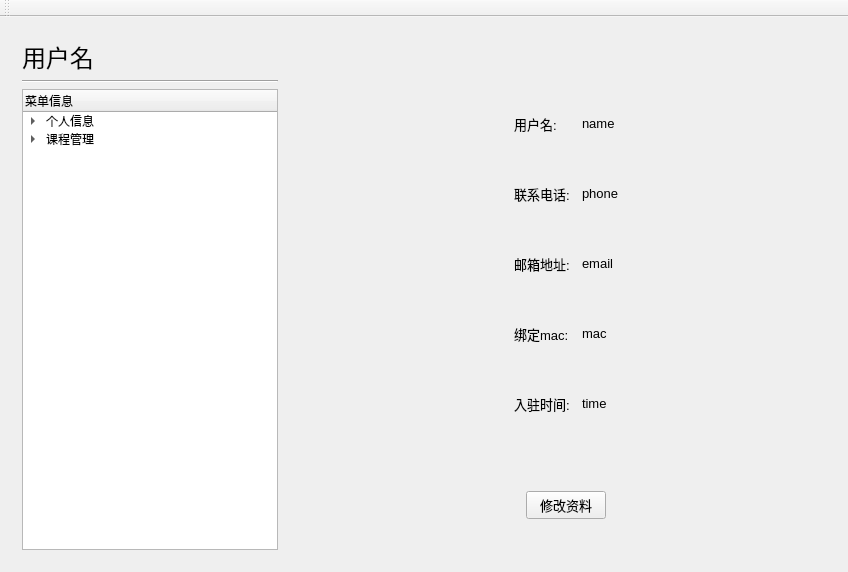
<?xml version="1.0" encoding="UTF-8"?>
<ui version="4.0">
 <class>MainWindow</class>
 <widget class="QMainWindow" name="MainWindow">
  <property name="geometry">
   <rect>
    <x>0</x>
    <y>0</y>
    <width>848</width>
    <height>572</height>
   </rect>
  </property>
  <property name="windowTitle">
   <string>MainWindow</string>
  </property>
  <widget class="QWidget" name="centralWidget">
   <layout class="QGridLayout" name="gridLayout_2">
    <item row="0" column="0">
     <widget class="QWidget" name="widget" native="true">
      <property name="sizePolicy">
       <sizepolicy hsizetype="Fixed" vsizetype="Expanding">
        <horstretch>0</horstretch>
        <verstretch>0</verstretch>
       </sizepolicy>
      </property>
      <property name="minimumSize">
       <size>
        <width>130</width>
        <height>0</height>
       </size>
      </property>
      <layout class="QGridLayout" name="gridLayout">
       <item row="2" column="0">
        <widget class="QTreeWidget" name="twSide">
         <property name="sizePolicy">
          <sizepolicy hsizetype="Expanding" vsizetype="Expanding">
           <horstretch>0</horstretch>
           <verstretch>0</verstretch>
          </sizepolicy>
         </property>
         <property name="autoExpandDelay">
          <number>-1</number>
         </property>
         <property name="itemsExpandable">
          <bool>true</bool>
         </property>
         <property name="expandsOnDoubleClick">
          <bool>true</bool>
         </property>
         <column>
          <property name="text">
           <string>菜单信息</string>
          </property>
         </column>
         <item>
          <property name="text">
           <string>个人信息</string>
          </property>
          <item>
           <property name="text">
            <string>用户信息</string>
           </property>
          </item>
         </item>
         <item>
          <property name="text">
           <string>课程管理</string>
          </property>
          <item>
           <property name="text">
            <string>创建课程</string>
           </property>
          </item>
          <item>
           <property name="text">
            <string>课程情况</string>
           </property>
          </item>
         </item>
        </widget>
       </item>
       <item row="1" column="0">
        <widget class="Line" name="line">
         <property name="orientation">
          <enum>Qt::Horizontal</enum>
         </property>
        </widget>
       </item>
       <item row="0" column="0">
        <widget class="QLabel" name="labUserFlag">
         <property name="font">
          <font>
           <pointsize>18</pointsize>
          </font>
         </property>
         <property name="text">
          <string>用户名</string>
         </property>
        </widget>
       </item>
      </layout>
     </widget>
    </item>
    <item row="0" column="2">
     <widget class="QStackedWidget" name="swFunc">
      <property name="font">
       <font>
        <pointsize>10</pointsize>
       </font>
      </property>
      <property name="currentIndex">
       <number>0</number>
      </property>
      <widget class="QWidget" name="pUserInfo">
       <layout class="QVBoxLayout" name="verticalLayout_2">
        <item>
         <widget class="QWidget" name="widget_2" native="true">
          <layout class="QGridLayout" name="gridLayout_3">
           <item row="4" column="1" colspan="2">
            <widget class="QLabel" name="labMac">
             <property name="sizePolicy">
              <sizepolicy hsizetype="Preferred" vsizetype="Fixed">
               <horstretch>0</horstretch>
               <verstretch>0</verstretch>
              </sizepolicy>
             </property>
             <property name="text">
              <string>绑定mac:</string>
             </property>
            </widget>
           </item>
           <item row="1" column="1" colspan="2">
            <widget class="QLabel" name="labName">
             <property name="sizePolicy">
              <sizepolicy hsizetype="Preferred" vsizetype="Fixed">
               <horstretch>0</horstretch>
               <verstretch>0</verstretch>
              </sizepolicy>
             </property>
             <property name="text">
              <string>用户名:</string>
             </property>
             <property name="alignment">
              <set>Qt::AlignLeading|Qt::AlignLeft|Qt::AlignVCenter</set>
             </property>
            </widget>
           </item>
           <item row="1" column="0">
            <spacer name="horizontalSpacer">
             <property name="orientation">
              <enum>Qt::Horizontal</enum>
             </property>
             <property name="sizeHint" stdset="0">
              <size>
               <width>40</width>
               <height>20</height>
              </size>
             </property>
            </spacer>
           </item>
           <item row="2" column="1">
            <widget class="QLabel" name="labPhone">
             <property name="sizePolicy">
              <sizepolicy hsizetype="Preferred" vsizetype="Fixed">
               <horstretch>0</horstretch>
               <verstretch>0</verstretch>
              </sizepolicy>
             </property>
             <property name="text">
              <string>联系电话:</string>
             </property>
            </widget>
           </item>
           <item row="1" column="5">
            <spacer name="horizontalSpacer_2">
             <property name="orientation">
              <enum>Qt::Horizontal</enum>
             </property>
             <property name="sizeHint" stdset="0">
              <size>
               <width>40</width>
               <height>20</height>
              </size>
             </property>
            </spacer>
           </item>
           <item row="3" column="1" colspan="2">
            <widget class="QLabel" name="labEmail">
             <property name="sizePolicy">
              <sizepolicy hsizetype="Preferred" vsizetype="Fixed">
               <horstretch>0</horstretch>
               <verstretch>0</verstretch>
              </sizepolicy>
             </property>
             <property name="text">
              <string>邮箱地址:</string>
             </property>
            </widget>
           </item>
           <item row="1" column="3" colspan="2">
            <widget class="QLabel" name="labNameData">
             <property name="sizePolicy">
              <sizepolicy hsizetype="Preferred" vsizetype="Fixed">
               <horstretch>0</horstretch>
               <verstretch>0</verstretch>
              </sizepolicy>
             </property>
             <property name="text">
              <string>name</string>
             </property>
            </widget>
           </item>
           <item row="2" column="3" colspan="2">
            <widget class="QLabel" name="labPhoneData">
             <property name="sizePolicy">
              <sizepolicy hsizetype="Preferred" vsizetype="Fixed">
               <horstretch>0</horstretch>
               <verstretch>0</verstretch>
              </sizepolicy>
             </property>
             <property name="text">
              <string>phone</string>
             </property>
            </widget>
           </item>
           <item row="5" column="1" colspan="2">
            <widget class="QLabel" name="labRTime">
             <property name="sizePolicy">
              <sizepolicy hsizetype="Preferred" vsizetype="Fixed">
               <horstretch>0</horstretch>
               <verstretch>0</verstretch>
              </sizepolicy>
             </property>
             <property name="text">
              <string>入驻时间:</string>
             </property>
            </widget>
           </item>
           <item row="4" column="3" colspan="2">
            <widget class="QLabel" name="labMacData">
             <property name="sizePolicy">
              <sizepolicy hsizetype="Preferred" vsizetype="Fixed">
               <horstretch>0</horstretch>
               <verstretch>0</verstretch>
              </sizepolicy>
             </property>
             <property name="text">
              <string>mac</string>
             </property>
            </widget>
           </item>
           <item row="5" column="3" colspan="2">
            <widget class="QLabel" name="labRTimeData">
             <property name="sizePolicy">
              <sizepolicy hsizetype="Preferred" vsizetype="Fixed">
               <horstretch>0</horstretch>
               <verstretch>0</verstretch>
              </sizepolicy>
             </property>
             <property name="font">
              <font>
               <pointsize>10</pointsize>
              </font>
             </property>
             <property name="text">
              <string>time</string>
             </property>
            </widget>
           </item>
           <item row="3" column="3" colspan="2">
            <widget class="QLabel" name="labEmailData">
             <property name="sizePolicy">
              <sizepolicy hsizetype="Preferred" vsizetype="Fixed">
               <horstretch>0</horstretch>
               <verstretch>0</verstretch>
              </sizepolicy>
             </property>
             <property name="text">
              <string>email</string>
             </property>
            </widget>
           </item>
           <item row="0" column="1">
            <spacer name="verticalSpacer_2">
             <property name="orientation">
              <enum>Qt::Vertical</enum>
             </property>
             <property name="sizeType">
              <enum>QSizePolicy::Fixed</enum>
             </property>
             <property name="sizeHint" stdset="0">
              <size>
               <width>20</width>
               <height>20</height>
              </size>
             </property>
            </spacer>
           </item>
          </layout>
         </widget>
        </item>
        <item>
         <widget class="QWidget" name="widget_3" native="true">
          <property name="sizePolicy">
           <sizepolicy hsizetype="Preferred" vsizetype="Fixed">
            <horstretch>0</horstretch>
            <verstretch>0</verstretch>
           </sizepolicy>
          </property>
          <layout class="QHBoxLayout" name="horizontalLayout">
           <item>
            <spacer name="horizontalSpacer_4">
             <property name="orientation">
              <enum>Qt::Horizontal</enum>
             </property>
             <property name="sizeHint" stdset="0">
              <size>
               <width>40</width>
               <height>20</height>
              </size>
             </property>
            </spacer>
           </item>
           <item>
            <widget class="QPushButton" name="btnEditData">
             <property name="sizePolicy">
              <sizepolicy hsizetype="Preferred" vsizetype="Fixed">
               <horstretch>0</horstretch>
               <verstretch>0</verstretch>
              </sizepolicy>
             </property>
             <property name="text">
              <string>修改资料</string>
             </property>
            </widget>
           </item>
           <item>
            <spacer name="horizontalSpacer_3">
             <property name="orientation">
              <enum>Qt::Horizontal</enum>
             </property>
             <property name="sizeHint" stdset="0">
              <size>
               <width>40</width>
               <height>20</height>
              </size>
             </property>
            </spacer>
           </item>
          </layout>
         </widget>
        </item>
        <item>
         <spacer name="verticalSpacer">
          <property name="orientation">
           <enum>Qt::Vertical</enum>
          </property>
          <property name="sizeType">
           <enum>QSizePolicy::Fixed</enum>
          </property>
          <property name="sizeHint" stdset="0">
           <size>
            <width>20</width>
            <height>20</height>
           </size>
          </property>
         </spacer>
        </item>
       </layout>
      </widget>
      <widget class="QWidget" name="pCreCour">
       <layout class="QVBoxLayout" name="verticalLayout">
        <item>
         <widget class="QLabel" name="labTitel">
          <property name="sizePolicy">
           <sizepolicy hsizetype="Expanding" vsizetype="Fixed">
            <horstretch>0</horstretch>
            <verstretch>0</verstretch>
           </sizepolicy>
          </property>
          <property name="font">
           <font>
            <family>Algerian</family>
            <pointsize>16</pointsize>
            <weight>75</weight>
            <bold>true</bold>
           </font>
          </property>
          <property name="text">
           <string>添加课程</string>
          </property>
          <property name="alignment">
           <set>Qt::AlignCenter</set>
          </property>
         </widget>
        </item>
        <item>
         <widget class="QWidget" name="widget_4" native="true">
          <layout class="QGridLayout" name="gridLayout_5">
           <property name="bottomMargin">
            <number>5</number>
           </property>
           <item row="3" column="3">
            <widget class="QDateTimeEdit" name="dteCouTime1E"/>
           </item>
           <item row="9" column="3">
            <widget class="QRadioButton" name="rbtEveOthWe">
             <property name="text">
              <string>间隔一周</string>
             </property>
            </widget>
           </item>
           <item row="4" column="3">
            <widget class="QDateTimeEdit" name="dteCouTime2E"/>
           </item>
           <item row="2" column="2" colspan="2">
            <widget class="QLineEdit" name="leCouAdd"/>
           </item>
           <item row="5" column="0">
            <widget class="QLabel" name="labCouTime3">
             <property name="text">
              <string>第1周第三次上课时间</string>
             </property>
             <property name="alignment">
              <set>Qt::AlignRight|Qt::AlignTrailing|Qt::AlignVCenter</set>
             </property>
            </widget>
           </item>
           <item row="9" column="2">
            <widget class="QRadioButton" name="rbtEveWe">
             <property name="text">
              <string>每周</string>
             </property>
            </widget>
           </item>
           <item row="5" column="2">
            <widget class="QDateTimeEdit" name="dteCouTime3S"/>
           </item>
           <item row="3" column="0">
            <widget class="QLabel" name="labCouTime1">
             <property name="sizePolicy">
              <sizepolicy hsizetype="Preferred" vsizetype="Preferred">
               <horstretch>0</horstretch>
               <verstretch>0</verstretch>
              </sizepolicy>
             </property>
             <property name="text">
              <string>第1周第一次上课时间</string>
             </property>
             <property name="alignment">
              <set>Qt::AlignRight|Qt::AlignTrailing|Qt::AlignVCenter</set>
             </property>
            </widget>
           </item>
           <item row="6" column="0">
            <widget class="QLabel" name="labCouTime4">
             <property name="text">
              <string>第1周第四次上课时间</string>
             </property>
             <property name="alignment">
              <set>Qt::AlignRight|Qt::AlignTrailing|Qt::AlignVCenter</set>
             </property>
            </widget>
           </item>
           <item row="2" column="0">
            <widget class="QLabel" name="labCouAdd">
             <property name="text">
              <string>课程地点</string>
             </property>
             <property name="alignment">
              <set>Qt::AlignRight|Qt::AlignTrailing|Qt::AlignVCenter</set>
             </property>
            </widget>
           </item>
           <item row="4" column="2">
            <widget class="QDateTimeEdit" name="dteCouTime2S"/>
           </item>
           <item row="3" column="2">
            <widget class="QDateTimeEdit" name="dteCouTime1S"/>
           </item>
           <item row="4" column="0">
            <widget class="QLabel" name="labCouTime2">
             <property name="sizePolicy">
              <sizepolicy hsizetype="Preferred" vsizetype="Preferred">
               <horstretch>0</horstretch>
               <verstretch>0</verstretch>
              </sizepolicy>
             </property>
             <property name="text">
              <string>第1周第二次上课时间</string>
             </property>
             <property name="alignment">
              <set>Qt::AlignRight|Qt::AlignTrailing|Qt::AlignVCenter</set>
             </property>
            </widget>
           </item>
           <item row="10" column="2">
            <widget class="QSpinBox" name="sbCouWeeks">
             <property name="sizePolicy">
              <sizepolicy hsizetype="Fixed" vsizetype="Fixed">
               <horstretch>0</horstretch>
               <verstretch>0</verstretch>
              </sizepolicy>
             </property>
            </widget>
           </item>
           <item row="0" column="1">
            <spacer name="horizontalSpacer_7">
             <property name="orientation">
              <enum>Qt::Horizontal</enum>
             </property>
             <property name="sizeType">
              <enum>QSizePolicy::Fixed</enum>
             </property>
             <property name="sizeHint" stdset="0">
              <size>
               <width>10</width>
               <height>20</height>
              </size>
             </property>
            </spacer>
           </item>
           <item row="9" column="0">
            <widget class="QLabel" name="labCouFre">
             <property name="text">
              <string>每/间隔一周上课</string>
             </property>
             <property name="alignment">
              <set>Qt::AlignRight|Qt::AlignTrailing|Qt::AlignVCenter</set>
             </property>
            </widget>
           </item>
           <item row="0" column="0">
            <widget class="QLabel" name="labCouName">
             <property name="sizePolicy">
              <sizepolicy hsizetype="Preferred" vsizetype="Fixed">
               <horstretch>0</horstretch>
               <verstretch>0</verstretch>
              </sizepolicy>
             </property>
             <property name="text">
              <string>课程名</string>
             </property>
             <property name="alignment">
              <set>Qt::AlignRight|Qt::AlignTrailing|Qt::AlignVCenter</set>
             </property>
            </widget>
           </item>
           <item row="5" column="3">
            <widget class="QDateTimeEdit" name="dteCouTime3E"/>
           </item>
           <item row="10" column="0">
            <widget class="QLabel" name="labCouWeeks">
             <property name="text">
              <string>共创建多少周课程</string>
             </property>
             <property name="alignment">
              <set>Qt::AlignRight|Qt::AlignTrailing|Qt::AlignVCenter</set>
             </property>
            </widget>
           </item>
           <item row="8" column="0">
            <widget class="QLabel" name="labCouTime5">
             <property name="text">
              <string>第1周第五次上课时间</string>
             </property>
             <property name="alignment">
              <set>Qt::AlignRight|Qt::AlignTrailing|Qt::AlignVCenter</set>
             </property>
            </widget>
           </item>
           <item row="0" column="2" colspan="2">
            <widget class="QLineEdit" name="leCouName"/>
           </item>
           <item row="6" column="2">
            <widget class="QDateTimeEdit" name="dteCouTime4S"/>
           </item>
           <item row="6" column="3">
            <widget class="QDateTimeEdit" name="dteCouTime4E"/>
           </item>
           <item row="8" column="2">
            <widget class="QDateTimeEdit" name="dteCouTime5S"/>
           </item>
           <item row="8" column="3">
            <widget class="QDateTimeEdit" name="dteCouTime5E"/>
           </item>
          </layout>
         </widget>
        </item>
        <item>
         <widget class="QLabel" name="labNote">
          <property name="sizePolicy">
           <sizepolicy hsizetype="Expanding" vsizetype="Fixed">
            <horstretch>0</horstretch>
            <verstretch>0</verstretch>
           </sizepolicy>
          </property>
          <property name="text">
           <string>*第1周上课时间指的是本学期该课程首次上课的那一周上课时间</string>
          </property>
          <property name="alignment">
           <set>Qt::AlignCenter</set>
          </property>
         </widget>
        </item>
        <item>
         <widget class="QWidget" name="widget_5" native="true">
          <property name="sizePolicy">
           <sizepolicy hsizetype="Preferred" vsizetype="Fixed">
            <horstretch>0</horstretch>
            <verstretch>0</verstretch>
           </sizepolicy>
          </property>
          <layout class="QHBoxLayout" name="horizontalLayout_2">
           <item>
            <spacer name="horizontalSpacer_5">
             <property name="orientation">
              <enum>Qt::Horizontal</enum>
             </property>
             <property name="sizeHint" stdset="0">
              <size>
               <width>40</width>
               <height>20</height>
              </size>
             </property>
            </spacer>
           </item>
           <item>
            <widget class="QPushButton" name="btnCreCou">
             <property name="sizePolicy">
              <sizepolicy hsizetype="Preferred" vsizetype="Fixed">
               <horstretch>0</horstretch>
               <verstretch>0</verstretch>
              </sizepolicy>
             </property>
             <property name="text">
              <string>提交</string>
             </property>
            </widget>
           </item>
           <item>
            <spacer name="horizontalSpacer_6">
             <property name="orientation">
              <enum>Qt::Horizontal</enum>
             </property>
             <property name="sizeHint" stdset="0">
              <size>
               <width>40</width>
               <height>20</height>
              </size>
             </property>
            </spacer>
           </item>
          </layout>
         </widget>
        </item>
       </layout>
      </widget>
      <widget class="QWidget" name="pCreSitu">
       <layout class="QGridLayout" name="gridLayout_4">
        <item row="0" column="0" rowspan="2" colspan="2">
         <widget class="QTableWidget" name="tableWidget">
          <column>
           <property name="text">
            <string>课程号</string>
           </property>
          </column>
          <column>
           <property name="text">
            <string>课程名</string>
           </property>
          </column>
          <column>
           <property name="text">
            <string>课程地址</string>
           </property>
          </column>
          <column>
           <property name="text">
            <string>课程次数</string>
           </property>
          </column>
          <column>
           <property name="text">
            <string>课程人数</string>
           </property>
          </column>
          <column>
           <property name="text">
            <string>添加学生</string>
           </property>
          </column>
          <column>
           <property name="text">
            <string>删除学生</string>
           </property>
          </column>
         </widget>
        </item>
       </layout>
      </widget>
     </widget>
    </item>
   </layout>
  </widget>
  <widget class="QMenuBar" name="menuBar">
   <property name="geometry">
    <rect>
     <x>0</x>
     <y>0</y>
     <width>848</width>
     <height>26</height>
    </rect>
   </property>
  </widget>
  <widget class="QToolBar" name="mainToolBar">
   <attribute name="toolBarArea">
    <enum>TopToolBarArea</enum>
   </attribute>
   <attribute name="toolBarBreak">
    <bool>false</bool>
   </attribute>
  </widget>
 </widget>
 <layoutdefault spacing="6" margin="11"/>
 <resources/>
 <connections/>
</ui>
